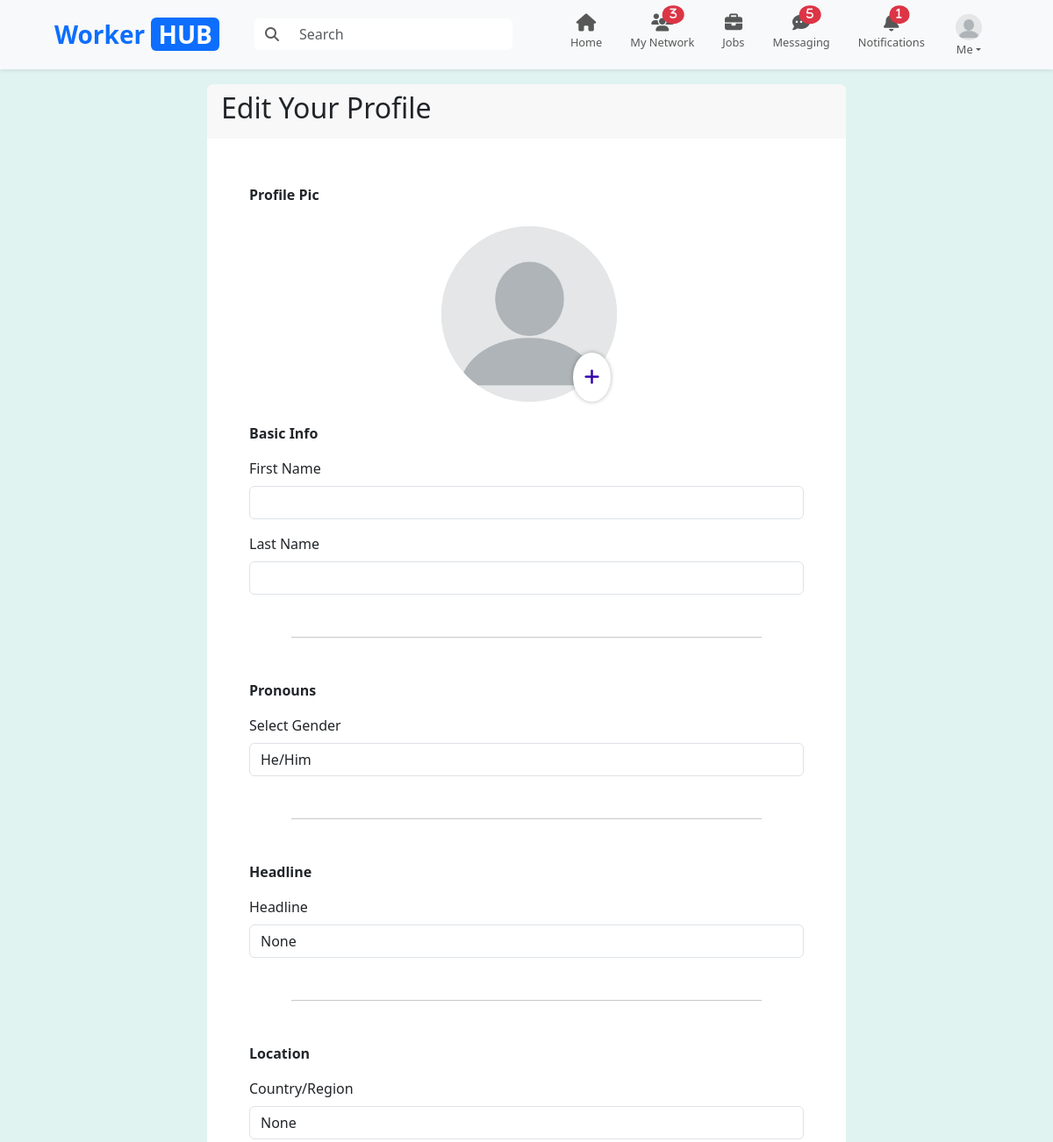
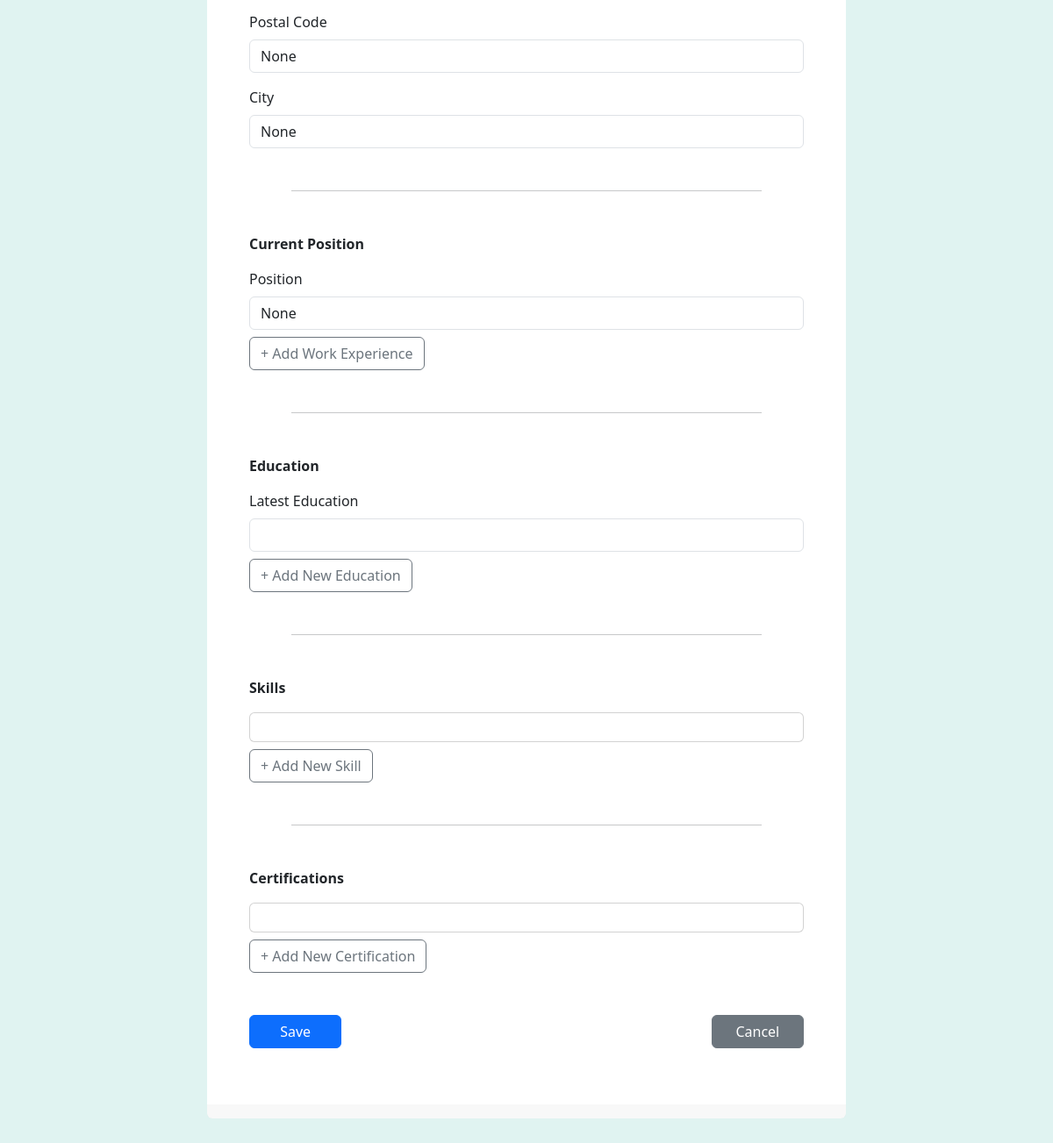
The page /profiles/edit/ (signed in) on the database its author committed (2 pictures, top to bottom).
### profiles/models.py (models this page shows, shortened)
class Profile(models.Model):
    user = models.OneToOneField(CustomUser, on_delete=models.CASCADE)
    first_name = models.CharField(max_length=50)
    last_name = models.CharField(max_length=50)
    headline = models.CharField(max_length=50, null=True, blank=True)
    bio = models.TextField(blank=True, null=True)
    profile_picture = models.ImageField(upload_to='profile_images', default='profile_images/blank-profile-picture.png')
    birthday = models.DateField(blank=True, null=True)
    location = models.CharField(max_length=100, blank=True, null=True)
    country = models.CharField(max_length=100, blank=True, null=True)
    city = models.CharField(max_length=100, blank=True, null=True)
    postal_code = models.CharField(max_length=20, blank=True, null=True)
    contact_email = models.EmailField(blank=True, null=True)
    contact_phone = models.CharField(max_length=15, blank=True, null=True)
    contact_website = models.URLField(blank=True, null=True)
    github_url = models.URLField(blank=True, null=True)
    gender = models.CharField(max_length=10, choices=[('he/him', 'He/Him'), ('she/her', 'She/Her'), ('they/them', 'They/Them')], default='he/him')
    current_position = models.CharField(max_length=255, null=True, blank=True)

### profiles/profiles_views.py (the view, shortened to what this page needs)
# urls.py: path('edit/', views.edit_profile, name='edit_profile'),
@login_required
def edit_profile(request):
    profile = get_object_or_404(Profile, user=request.user)
    work_experience_form = WorkExperienceForm(request.POST or None)
    education_form = EducationForm(request.POST or None)
    skill_form = SkillForm(request.POST or None)
    certification_form = CertificationForm(request.POST or None)
    latest_education = profile.educations.order_by('-end_year').first()
    skills = profile.skills.all()
    certificates = profile.certifications.all()
    gender_choices = Profile._meta.get_field('gender').choices
    context = {
        'profile': profile,
        'gender_choices': gender_choices,
        'work_experience_form': work_experience_form,
        'education_form': education_form,
        'skill_form': skill_form,
        'certification_form': certification_form,
        'latest_education': latest_education,
        'skills': skills,
        'certificates': certificates,
    }
    return render(request, 'profiles/edit_profile.html', context)

### profiles/forms.py
class WorkExperienceForm(forms.ModelForm):
    class Meta:
        model = WorkExperience
        fields = ['company_name', 'role', 'start_date', 'end_date', 'description']
        widgets = {
            'company_name': forms.TextInput(attrs={'class': 'form-control', 'placeholder': 'Company Name'}),
            'role': forms.TextInput(attrs={'class': 'form-control', 'placeholder': 'Role'}),
            'start_date': forms.DateInput(attrs={'class': 'form-control', 'type': 'date'}),
            'end_date': forms.DateInput(attrs={'class': 'form-control', 'type': 'date'}),
            'description': forms.Textarea(attrs={'class': 'form-control', 'rows': 3, 'placeholder': 'Job Description'}),
        }

class EducationForm(forms.ModelForm):
    class Meta:
        model = Education
        fields = ['school_name', 'degree', 'field_of_study', 'start_year', 'end_year']
        widgets = {
            'school_name': forms.TextInput(attrs={'class': 'form-control', 'placeholder': 'Enter school name'}),
            'degree': forms.TextInput(attrs={'class': 'form-control', 'placeholder': 'Enter degree'}),
            'field_of_study': forms.TextInput(attrs={'class': 'form-control', 'placeholder': 'Enter field of study'}),
            'start_year': forms.NumberInput(attrs={'class': 'form-control', 'placeholder': 'Start year', 'min': 1900, 'max': 2100}),
            'end_year': forms.NumberInput(attrs={'class': 'form-control', 'placeholder': 'End year', 'min': 1900, 'max': 2100}),
        }

### templates/profiles/edit_profile.html (shortened to what this page needs)
{% extends "core/base.html" %}
{% block content %}
<div class="container-fluid d-flex justify-content-center mb-5">
    <div class="card col-md-8 border-0">
        <div class="card-header border-0">
            <h2>Edit Your Profile</h2>
        </div>
        <div class="card-body p-5 profile-edit">
            <form method="POST" enctype="multipart/form-data">
                <div class="section-title mb-3 mt-1"><strong>Profile Pic</strong></div>
                <div class="row d-flex mb-4 justify-content-center">
                    <div class="col-md-4 d-flex position-relative">
                        {% if profile.profile_picture %}
                        <div class="mt-2 position-relative">
                            <img src="{{ profile.profile_picture.url }}" class="profile-pic-circle" id="profile_pic_display">
                            <label for="profile_picture" class="profile-pic-upload-icon">
                                <i class="fas fa-plus"></i>
                            </label>
                        </div>
                        {% endif %}
                    </div>
                </div>
                <div class="section-title mb-3 mt-1"><strong>Basic Info</strong></div>
                <div class="row mb-4">
                    <div class="col-md-12">
                        <label for="first_name" class="form-label">First Name</label>
                        <input type="text" class="form-control" id="first_name" name="first_name" value="{{ profile.first_name }}">
                    </div>
                    <div class="col-md-12 mt-3">
                        <label for="last_name" class="form-label">Last Name</label>
                        <input type="text" class="form-control" id="last_name" name="last_name" value="{{ profile.last_name }}">
                    </div>
                </div>
                <hr class="m-5">
                <div class="section-title mb-3"><strong>Pronouns</strong></div>
                <div class="mb-4">
                    <label for="gender" class="form-label">Select Gender</label>
                    <select id="gender" name="gender" class="form-control">
                        {% for key, value in gender_choices %}
                        <option value="{{ key }}" {% if profile.gender == key %}selected{% endif %}>{{ value }}</option>
                        {% endfor %}
                    </select>
                </div>
                <hr class="m-5">
                <div class="section-title mb-3"><strong>Headline</strong></div>
                <div class="mb-4">
                    <label for="headline" class="form-label">Headline</label>
                    <input type="text" class="form-control" id="headline" name="headline" value="{{ profile.headline }}">
                </div>
                <hr class="m-5">
                <div class="section-title mb-3"><strong>Location</strong></div>
                <div class="row mb-4">
                    <div class="col-md-12">
                        <label for="country" class="form-label">Country/Region</label>
                        <input type="text" class="form-control" id="country" name="country" value="{{ profile.country }}">
                    </div>
                    <div class="col-md-12 mt-3">
                        <label for="postal_code" class="form-label">Postal Code</label>
                        <input type="text" class="form-control" id="postal_code" name="postal_code" value="{{ profile.postal_code }}">
                    </div>
                    <div class="col-md-12 mt-3">
                        <label for="city" class="form-label">City</label>
                        <input type="text" class="form-control" id="city" name="city" value="{{ profile.city }}">
                    </div>
                </div>
                <hr class="m-5">
                <div class="section-title mb-3"><strong>Current Position</strong></div>
                <div class="mb-2">
                    <label for="current_position" class="form-label">Position</label>
                    <input type="text" class="form-control" id="current_position" name="current_position" value="{{ profile.current_position }}" readonly>
                </div>
                <button type="button" class="btn btn-outline-secondary">
                    <a href="{% url 'add_work_experience' %}?next={% url 'edit_profile' %}">+ Add Work Experience</a>
                </button>
                <hr class="m-5">
                <div class="section-title mb-3"><strong>Education</strong></div>
                <div class="mb-2">
                    <label for="education" class="form-label">Latest Education</label>
                    <input type="text" class="form-control" id="education" name="education" value="{{ latest_education.field_of_study }}" readonly>
                </div>
                <button type="button" class="btn btn-outline-secondary">
                    <a href="{% url 'add_education' %}?next={% url 'edit_profile' %}">+ Add New Education</a>
                </button>
                <hr class="m-5">
                <div class="section-title mb-3"><strong>Skills</strong></div>
                <div class="card mb-2">
                    <div class="card-body">
                    </div>
                </div>
                <button type="button" class="btn btn-outline-secondary">
                    <a href="{% url 'add_skill' %}?next={% url 'edit_profile' %}">+ Add New Skill</a>
                </button>
                <hr class="m-5">
                <div class="section-title mb-3"><strong>Certifications</strong></div>
                <div class="card mb-2">
                    <div class="card-body">
                    </div>
                </div>
                <button type="button" class="btn btn-outline-secondary mb-5">
                    <a href="{% url 'add_certification' %}?next={% url 'edit_profile' %}">+ Add New Certification</a>
                </button>
                <div class="d-flex justify-content-between mb-3">
                    <button type="submit" class="btn btn-primary col-2">Save</button>
                    <a href="{% url 'view_profile' %}" class="btn-secondary btn text-white col-2">Cancel</a>
                </div>
            </form>
        </div>
        <div class="card-footer border-0">
        </div>
    </div>
</div>
{% endblock %}

### templates/core/navbar.html (shortened to what this page needs)
<nav class="navbar navbar-expand-lg navbar-light bg-light fixed-top shadow-sm">
    <div class="container-fluid justify-content-evenly">
        <div class="d-flex align-items-center">
            <a class="navbar-brand d-flex align-items-center text-decoration-none" href="#">
                <h3 class="text-primary fw-bold m-0 me-2">Worker
                    <span class="bg-primary text-white px-2 rounded">HUB</span>
                </h3>
            </a>
            <form class="input-group d-none d-lg-flex ms-3 " style="max-width: 400px;">
                <span class="input-group-text border-0 bg-white">
                    <i class="fas fa-search text-muted"></i>
                </span>
                <input type="search" class="form-control border-0 shadow-none" placeholder="Search">
            </form>
        </div>
        <div class="navbar-nav flex-row d-none d-lg-flex align-items-center">
            <div class="nav-item mx-2">
                <a class="nav-link d-flex flex-column align-items-center position-relative" href="{% url 'home' %}">
                    <i class="fas fa-home fa-lg mb-3"></i>
                    <span class="small d-none d-lg-block">Home</span>
                </a>
            </div>
            <div class="nav-item mx-2">
                <a class="nav-link d-flex flex-column align-items-center position-relative" href="#">
                    <i class="fa-solid fa-users fa-lg mb-3"><span
                            class="badge bg-danger position-absolute top-0 start-10 translate-middle rounded-circle">
                            3
                        </span>
                    </i>
                    <span class="small d-none d-lg-block">My Network</span>
                </a>
            </div>
            <div class="nav-item mx-2">
                <a class="nav-link d-flex flex-column align-items-center position-relative" href="#">
                    <i class="fa-solid fa-briefcase fa-lg mb-3"></i>
                    <span class="small d-none d-lg-block">Jobs</span>
                </a>
            </div>
            <div class="nav-item mx-2">
                <a class="nav-link d-flex flex-column align-items-center position-relative" href="#">
                    <i class="fas fa-comment-dots fa-lg mb-3">
                        <span class="badge bg-danger position-absolute top-0 start-10 translate-middle rounded-circle">
                            5
                        </span>
                    </i>
                    <span class="small d-none d-lg-block">Messaging</span>
                </a>
            </div>
            <div class="nav-item mx-2">
                <a class="nav-link d-flex flex-column align-items-center position-relative" href="#"
                    data-bs-toggle="tooltip" title="Notifications">
                    <i class="fas fa-bell fa-lg mb-3">
                        <span class="badge bg-danger position-absolute top-0 start-10 translate-middle rounded-circle">
                            1
                        </span>
                    </i>
                    <span class="small d-none d-lg-block">Notifications</span>
                </a>
            </div>
            <div class="nav-item mx-2 dropdown">
                <a class="nav-link  d-flex flex-column align-items-center" href="#" id="profileDropdown"
                    role="button" data-bs-toggle="dropdown" aria-expanded="false">
                    <img src="{{ profile.profile_picture.url }}" class="rounded-circle img-fluid mb-1 " style="width: 30px; height: 30px;">
                    <span class="small d-none d-lg-block px-1">Me <span class="dropdown-toggle"></span> </span>
                </a>
            </div>
        </div>
    </div>
</nav>

### static/css/style.css (style rules this page uses)
.main-body { background-color: rgb(224, 243, 241); overflow-x: auto; }
.navbar-nav span { font-size: 0.8rem; line-height: 1; }
.profile-pic-circle { width: 200px; height: 200px; border-radius: 50%; object-fit: cover; cursor: pointer; background-image: url('/media/profile_images/blank-profile-picture.png'); background-size: cover; background-position: center; object-fit: cover; }
.profile-edit .profile-pic-upload-icon { position: absolute; bottom: 0; left: 150px; background-color:white; color: rgb(50, 5, 174); font-size: 20px; padding: 13px; border-radius: 50%; border-color: blue; border: 1px; cursor: pointer; box-shadow: 0 0 5px rgba(0, 0, 0, 0.3); }
.profile-edit a { text-decoration: none; color: inherit; }
.container-fluid .profile-edit { background-color: white; }

### rows shown on the page
Profile: profile_picture (placeholder picture), gender "He/Him", headline "None", country "None", postal_code "None", city "None", current_position "None"
